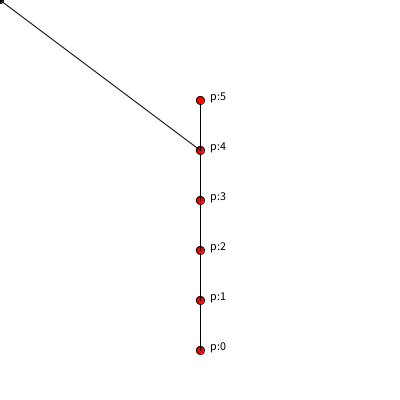
Frame 1 (no input)
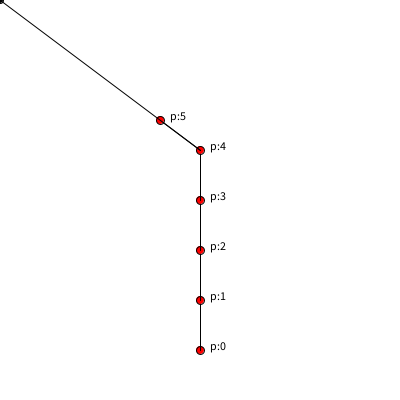
Frame 60 (the mouse pressed at the canvas centre just before this capture)
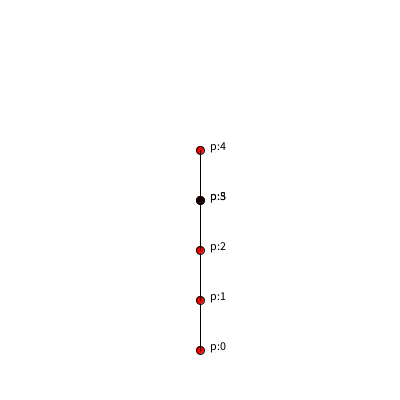
Frame 120 (the mouse held since frame 60 and released just before this capture)

The Processing sketch that drew these frames (run headless with seeded random() and noise(); from frame 60 on, the mouse is pressed at the canvas centre):

// Processing sketch: week14_7_ik_inverse_kinematics_part5
// ── week14_7_ik_inverse_kinematics_part5.pde
//week14_7_ik_inverse_kinematics_part5
//用簡單的線段 來解真的ID運算
void setup(){
  size(400,400);
  for(int i=0;i<6;i++){  //把頂點從下到上放好
    p[i]=new PVector(200,350-50*i);
  }
}
PVector[]p=new PVector[6];  //有6個頂點
void draw(){
 background(255);
 for(int i=0;i<6;i++){  //用迴圈畫點畫字
    if(i>0)line(p[i-1].x,p[i-1].y,p[i].x,p[i].y);
    fill(255,0,0);  //紅色圈圈
    ellipse(p[i].x,p[i].y,8,8);
    fill(0);  //黑色的字
    text("p:"+i,p[i].x+10,p[i].y);
 }
 PVector now=new PVector(mouseX,mouseY);  //現在位置
 PVector v= PVector.sub(now,p[4]).normalize().mult(50);  //短向量
 //因為限制50 所以長向量 先長度變1 再乘上50
 p[5].x=p[4].x+v.x;  //新的位置 是中心 再加長度50這小段
 p[5].y=p[4].y+v.y;  //新的位置 是中心 再加長度50這小段
 ellipse(mouseX,mouseY,6,6);  
 line(p[4].x,p[4].y,mouseX,mouseY);
}
